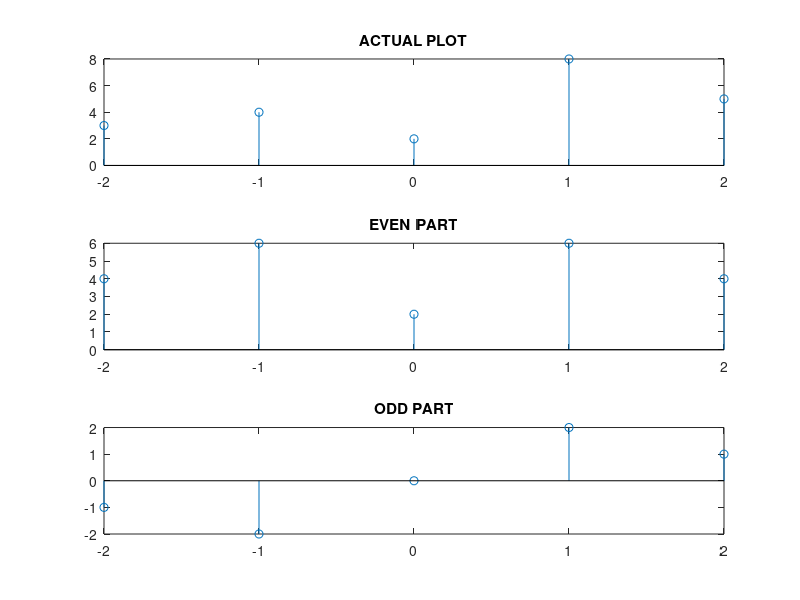

MATLAB code for this plot:
%% break a function in even and odd parts
clear all;
clc;
x = -2:2;
y = [3 4,2,8,5]


subplot(3,1,1),stem(x,y)
title('ACTUAL PLOT')

%%calc flip
for i=1:length(y)
    y_flip(i) = y(end-i+1);
end
y_flip


%% calc even
y_even = (y + y_flip)/2


subplot(3,1,2),stem(x, y_even)
title('EVEN PART')
%% calc odd
y_odd = (y - y_flip)/2

subplot(3,1,3),stem(y_odd,x)
title('ODD PART')
